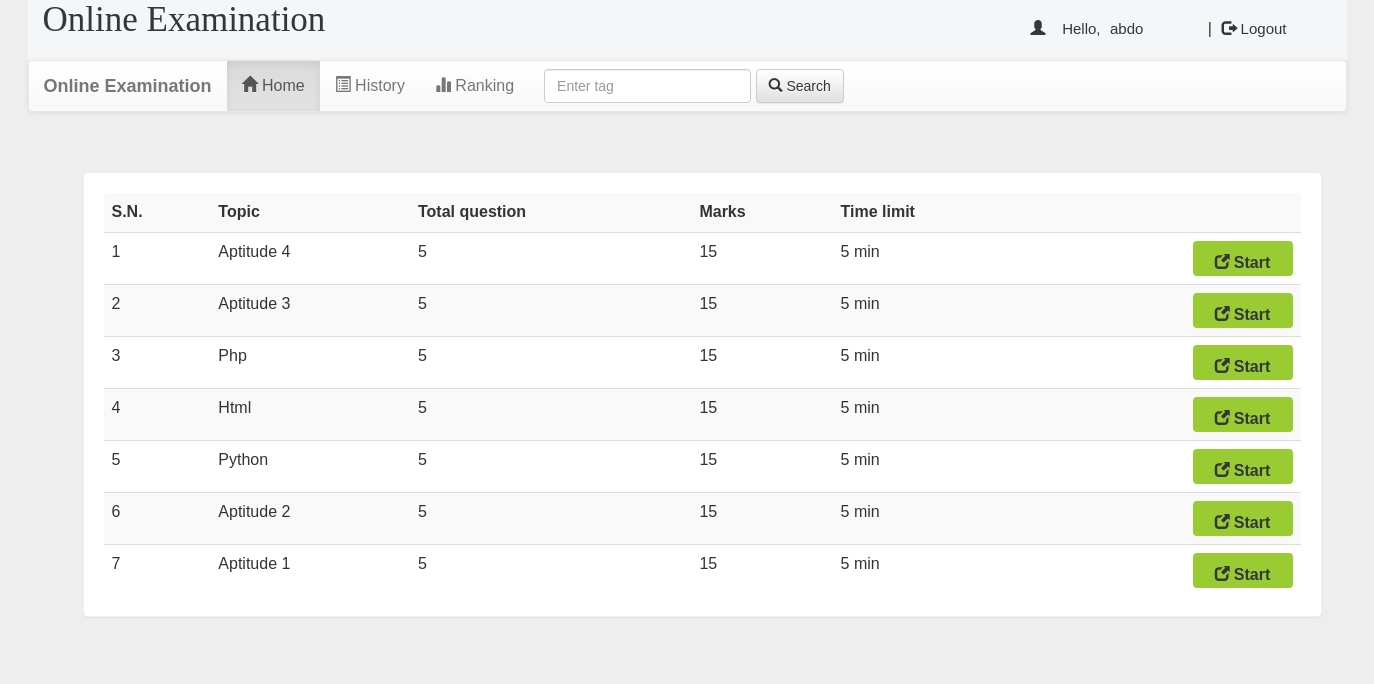
Page /account.php?q=1 (signed in) on the committed database.
### tables this page shows
CREATE TABLE `quiz` (
  `eid` text NOT NULL,
  `title` varchar(100) NOT NULL,
  `sahi` int(11) NOT NULL,
  `wrong` int(11) NOT NULL,
  `total` int(11) NOT NULL,
  `time` bigint(20) NOT NULL,
  `intro` text NOT NULL,
  `tag` varchar(100) NOT NULL,
  `date` timestamp NOT NULL DEFAULT CURRENT_TIMESTAMP ON UPDATE CURRENT_TIMESTAMP
);

### account.php (the view, shortened to what this page needs)
<!DOCTYPE html>
<html xmlns="http://www.w3.org/1999/xhtml">
<head>
	<link  rel="stylesheet" href="css/bootstrap.min.css"/>
	<link  rel="stylesheet" href="css/bootstrap-theme.min.css"/>
	<link rel="stylesheet" href="css/main2.css">
	<link  rel="stylesheet" href="css/font.css">
</head>
<body>
<div class="container">
<div class="header">
	<div class="row">
		<div class="col-lg-6">
			<span class="logo">Online Examination</span>
		</div>
		<div class="col-lg-4 col-lg-offset-2">
			<?php
			include_once 'dbConnection_online_examination.php';
			if(!(isset($_SESSION['email']))){
				header("location:index_online_examination.php");
			}
			else{
				$name = $_SESSION['name'];
				$email = $_SESSION['email'];
				echo '<span class="pull-right top title1" ><span class="log1"><span class="glyphicon glyphicon-user" aria-hidden="true"></span>&nbsp;&nbsp;&nbsp;&nbsp;Hello,</span> <a href="account.php?q=1" class="log log1">'.$name.'</a>&nbsp;|&nbsp;<a href="logout.php?q=account.php" class="log"><span class="glyphicon glyphicon-log-out" aria-hidden="true"></span>&nbsp;Logout</button></a></span>';
			}
			?>
		</div>
	</div>
</div>
<div class="bg">
	<nav class="navbar navbar-default title1">
		<div class="container-fluid">
			<div class="navbar-header">
      <a class="navbar-brand" href="#"><b>Online Examination</b></a>
			</div>
			<div class="collapse navbar-collapse" id="bs-example-navbar-collapse-1">
      <ul class="nav navbar-nav">
        <li <?php if(@$_GET['q']==1) echo'class="active"'; ?> ><a href="account.php?q=1"><span class="glyphicon glyphicon-home" aria-hidden="true"></span>&nbsp;Home<span class="sr-only">(current)</span></a></li>
        <li <?php if(@$_GET['q']==2) echo'class="active"'; ?>><a href="account.php?q=2"><span class="glyphicon glyphicon-list-alt" aria-hidden="true"></span>&nbsp;History</a></li>
		<li <?php if(@$_GET['q']==3) echo'class="active"'; ?>><a href="account.php?q=3"><span class="glyphicon glyphicon-stats" aria-hidden="true"></span>&nbsp;Ranking</a></li></ul>
            <form class="navbar-form navbar-left" role="search">
        <div class="form-group">
          <input type="text" class="form-control" placeholder="Enter tag ">
        </div>
        <button type="submit" class="btn btn-default"><span class="glyphicon glyphicon-search" aria-hidden="true"></span>&nbsp;Search</button>
      </form>
      </div>
		</div>
	</nav>
	<div class="container">
<div class="row">
<div class="col-md-12">
<?php if(@$_GET['q']==1) {
$result = mysqli_query($con,"SELECT * FROM quiz ORDER BY date DESC") or die('Error');
echo  '<div class="panel"><table class="table table-striped title1">
<tr><td><b>S.N.</b></td><td><b>Topic</b></td><td><b>Total question</b></td><td><b>Marks</b></td><td><b>Time limit</b></td><td></td></tr>';
$c=1;
while($row = mysqli_fetch_array($result)) {
	$title = $row['title'];
	$total = $row['total'];
	$sahi = $row['sahi'];
    $time = $row['time'];
	$eid = $row['eid'];
$q12=mysqli_query($con,"SELECT score FROM history WHERE eid='$eid' AND email='$email'" )or die('Error98');
$rowcount=mysqli_num_rows($q12);
if($rowcount == 0){
	echo '<tr><td>'.$c++.'</td><td>'.$title.'</td><td>'.$total.'</td><td>'.$sahi*$total.'</td><td>'.$time.'&nbsp;min</td>
	<td><b><a href="account.php?q=quiz&step=2&eid='.$eid.'&n=1&t='.$total.'" class="pull-right btn sub1" style="margin:0px;background:#99cc32"><span class="glyphicon glyphicon-new-window" aria-hidden="true"></span>&nbsp;<span class="title1"><b>Start</b></span></a></b></td></tr>';
}
}
echo '</table></div>';
}?>
</div>
</div>
</div>
</div>
</div>
</body>
</html>

### css/main2.css (style rules this page uses)
.header { background:#f4f6f7; height: 60px; }
body { overflow-x:hidden; width:100%; font: 15px "Century Gothic", "Times Roman", sans-serif; background:#eee; min-height:550px; background-attachment:fixed; }
.container { width :1349px; margin : 0 auto; }
.bg { min-height:540px; }
.panel { border-color:#eee; margin:40px; padding:20px; font: 15px "Century Gothic", "Times Roman", sans-serif; }
.logo { font-family:'typo'; font-size:35px; color:#343638; margin:15px; }
.title1 { font: 16px "Century Gothic", "Times Roman", sans-serif; }
.sub1 { width:90px; color:#343638; font-size:15px; height:35px; margin:7px; padding:10px; width:100px; }
.top { margin-top:20px; }
.log1 { font: 15px 'Ubuntu', sans-serif; color:#343638; margin-left:10px; }
.log { margin:10px; margin-right:60px; margin-left:5px; color:#343638; text-decoration:none; font-size:20px; font-size:15px; }

### rows in the picture
quiz: title "Aptitude 4", total "5", $sahi*$total "15", time "5"
quiz: title "Aptitude 3", total "5", $sahi*$total "15", time "5"
quiz: title "Php", total "5", $sahi*$total "15", time "5"
quiz: title "Html", total "5", $sahi*$total "15", time "5"
quiz: title "Python", total "5", $sahi*$total "15", time "5"
quiz: title "Aptitude 2", total "5", $sahi*$total "15", time "5"
quiz: title "Aptitude 1", total "5", $sahi*$total "15", time "5"

### other values in the picture
$name "abdo"
